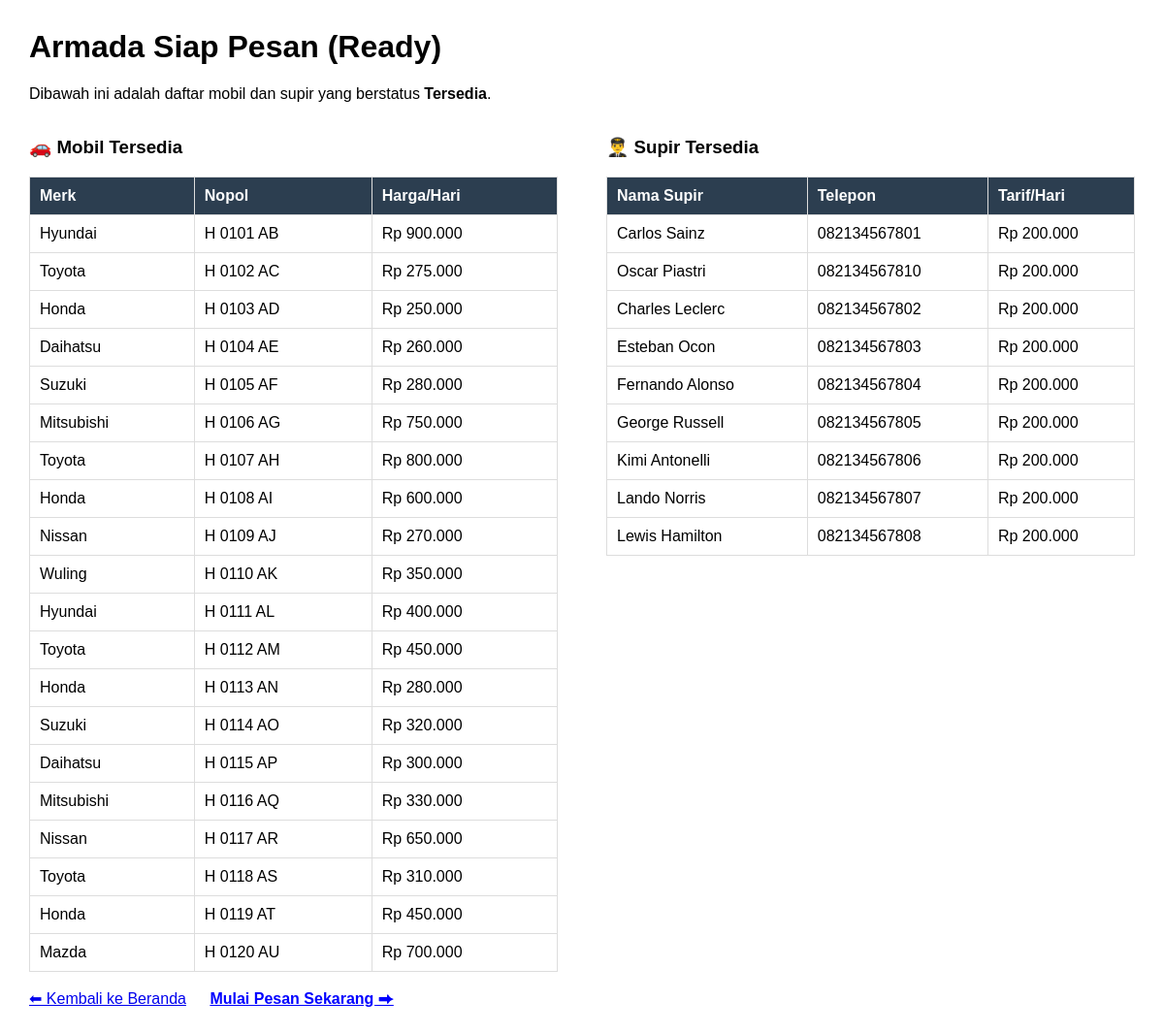
The page /Cek_Armada.php on the database its author committed.
### tables this page shows
CREATE TABLE `mobil` (
  `kode_mobil` varchar(10) NOT NULL,
  `merk` varchar(50) DEFAULT NULL,
  `jenis` varchar(50) DEFAULT NULL,
  `nopol` varchar(15) DEFAULT NULL,
  `tarif_per_hari` decimal(10,2) DEFAULT NULL,
  `status_mobil` enum('tersedia','disewa') DEFAULT 'tersedia',
  `Gambar` varchar(255) NOT NULL
);

CREATE TABLE `supir` (
  `id_supir` int(11) NOT NULL,
  `nama_supir` varchar(100) DEFAULT NULL,
  `no_telp` varchar(15) DEFAULT NULL,
  `tarif_supir_per_hari` decimal(10,2) DEFAULT NULL,
  `status_supir` enum('tersedia','bertugas') DEFAULT 'tersedia'
);

### Cek_Armada.php (the view, shortened to what this page needs)
<?php include 'koneksi.php'; ?>
<!DOCTYPE html>
<html>
<head>
</head>
<body>
    <h1>Armada Siap Pesan (Ready)</h1>
    <p>Dibawah ini adalah daftar mobil dan supir yang berstatus <b>Tersedia</b>.</p>
    <div class="container">
        <div class="card">
            <h3>🚗 Mobil Tersedia</h3>
            <table>
                <tr>
                    <th>Merk</th>
                    <th>Nopol</th>
                    <th>Harga/Hari</th>
                </tr>
                <?php
                $sql_mobil = "SELECT * FROM mobil WHERE status_mobil = 'tersedia'";
                $query_mobil = mysqli_query($conn, $sql_mobil);
                while($m = mysqli_fetch_array($query_mobil)) {
                    echo "<tr>
                            <td>{$m['merk']}</td>
                            <td>{$m['nopol']}</td>
                            <td>Rp ".number_format($m['tarif_per_hari'], 0, ',', '.')."</td>
                          </tr>";
                }
                ?>
            </table>
        </div>
        <div class="card">
            <h3>👨‍✈️ Supir Tersedia</h3>
            <table>
                <tr>
                    <th>Nama Supir</th>
                    <th>Telepon</th>
                    <th>Tarif/Hari</th>
                </tr>
                <?php
                $sql_supir = "SELECT * FROM supir WHERE status_supir = 'tersedia'";
                $query_supir = mysqli_query($conn, $sql_supir);
                while($s = mysqli_fetch_array($query_supir)) {
                    echo "<tr>
                            <td>{$s['nama_supir']}</td>
                            <td>{$s['no_telp']}</td>
                            <td>Rp ".number_format($s['tarif_supir_per_hari'], 0, ',', '.')."</td>
                          </tr>";
                }
                ?>
            </table>
        </div>
    </div>
    <br>
    <a href="index.php">⬅ Kembali ke Beranda</a>
    <a href="transaksi.php" style="margin-left:20px; color: blue; font-weight: bold;">Mulai Pesan Sekarang ⮕</a>
</body>
</html>

### Cek_Armada.php (style rules this page uses)
body { font-family: sans-serif; margin: 30px; }
.container { display: flex; gap: 50px; }
table { border-collapse: collapse; width: 100%; margin-top: 10px; }
th, td { border: 1px solid #ddd; padding: 10px; text-align: left; }
th { background-color: #2c3e50; color: white; }
.card { flex: 1; }

### rows shown on the page
mobil: merk "Hyundai", nopol "H 0101 AB", tarif_per_hari "900.000"
mobil: merk "Toyota", nopol "H 0102 AC", tarif_per_hari "275.000"
mobil: merk "Honda", nopol "H 0103 AD", tarif_per_hari "250.000"
mobil: merk "Daihatsu", nopol "H 0104 AE", tarif_per_hari "260.000"
mobil: merk "Suzuki", nopol "H 0105 AF", tarif_per_hari "280.000"
mobil: merk "Mitsubishi", nopol "H 0106 AG", tarif_per_hari "750.000"
mobil: merk "Toyota", nopol "H 0107 AH", tarif_per_hari "800.000"
mobil: merk "Honda", nopol "H 0108 AI", tarif_per_hari "600.000"
mobil: merk "Nissan", nopol "H 0109 AJ", tarif_per_hari "270.000"
mobil: merk "Wuling", nopol "H 0110 AK", tarif_per_hari "350.000"
mobil: merk "Hyundai", nopol "H 0111 AL", tarif_per_hari "400.000"
mobil: merk "Toyota", nopol "H 0112 AM", tarif_per_hari "450.000"
mobil: merk "Honda", nopol "H 0113 AN", tarif_per_hari "280.000"
mobil: merk "Suzuki", nopol "H 0114 AO", tarif_per_hari "320.000"
mobil: merk "Daihatsu", nopol "H 0115 AP", tarif_per_hari "300.000"
mobil: merk "Mitsubishi", nopol "H 0116 AQ", tarif_per_hari "330.000"
mobil: merk "Nissan", nopol "H 0117 AR", tarif_per_hari "650.000"
mobil: merk "Toyota", nopol "H 0118 AS", tarif_per_hari "310.000"
mobil: merk "Honda", nopol "H 0119 AT", tarif_per_hari "450.000"
mobil: merk "Mazda", nopol "H 0120 AU", tarif_per_hari "700.000"
supir: nama_supir "Carlos Sainz", no_telp "082134567801", tarif_supir_per_hari "200.000"
supir: nama_supir "Oscar Piastri", no_telp "082134567810", tarif_supir_per_hari "200.000"
supir: nama_supir "Charles Leclerc", no_telp "082134567802", tarif_supir_per_hari "200.000"
supir: nama_supir "Esteban Ocon", no_telp "082134567803", tarif_supir_per_hari "200.000"
supir: nama_supir "Fernando Alonso", no_telp "082134567804", tarif_supir_per_hari "200.000"
supir: nama_supir "George Russell", no_telp "082134567805", tarif_supir_per_hari "200.000"
supir: nama_supir "Kimi Antonelli", no_telp "082134567806", tarif_supir_per_hari "200.000"
supir: nama_supir "Lando Norris", no_telp "082134567807", tarif_supir_per_hari "200.000"
supir: nama_supir "Lewis Hamilton", no_telp "082134567808", tarif_supir_per_hari "200.000"
